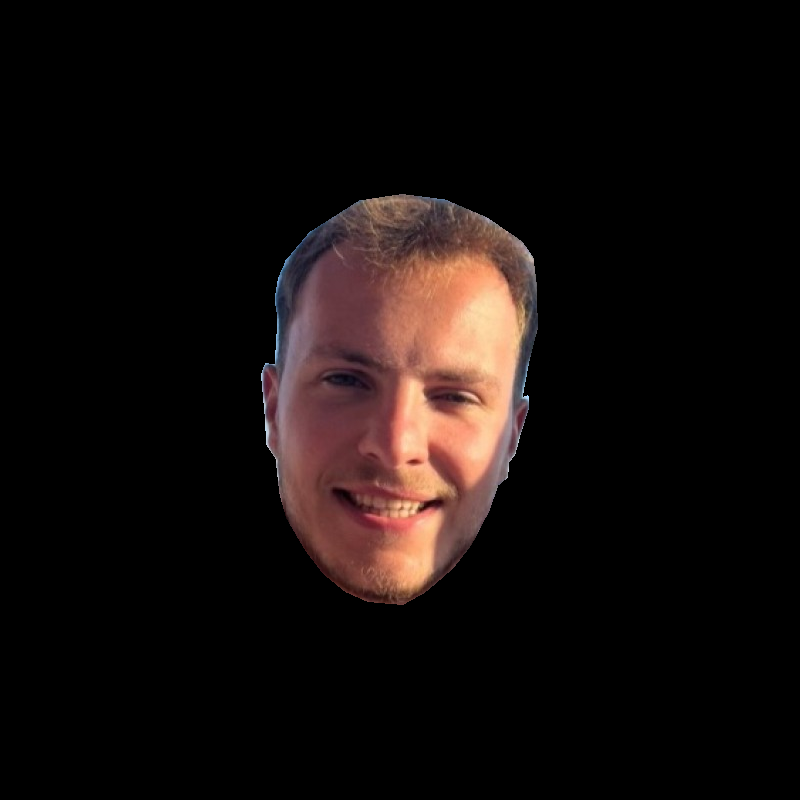
#> input picture src/face-detector/assets/quentin.png, 800 x 800 px
$ python -i face_detector.py   (imports and definitions only)
#> lines starting #> are read from the running program, lines starting #| are printed output that depends on the picture
#> further down, picture is the input picture: shape (800, 800, 3); mean B, G, R 11.8, 13.2, 19.9
#!/usr/bin/env python3
"""
CesIOT – Face Detector + MJPEG Restreamer
Reçoit le flux MJPEG de l'ESP32-CAM, détecte les visages via Haar Cascades,
applique un filtre (flou, etc.) et re-sert un flux MJPEG traité.

Architecture fan-out : UNE seule connexion à l'ESP32-CAM,
re-servie en N flux simultanés pour les clients.

Endpoints :
  /stream/raw          → Flux brut re-servi (pas de traitement)
  /stream/blur         → Floutage des visages (défaut)
  /stream/none         → Alias de raw
  /stream/grayscale    → Noir & Blanc
  /stream/edges        → Contours (Canny)
  /stream/nightvision  → Vert amplifié
  /stream/thermal      → Palette thermique
  /stream/highcontrast → CLAHE
  /health              → {"status":"ok"}
  /filters             → Liste JSON des filtres
"""

import os, cv2, time, threading, socketserver, numpy as np, logging, requests
from http.server import HTTPServer, BaseHTTPRequestHandler
from requests.adapters import HTTPAdapter
from urllib3.util.retry import Retry

# [1 line not run here, left out]


class MJPEGStreamHandler(BaseHTTPRequestHandler):
    """Sert le flux MJPEG filtré aux clients HTTP."""

    # [54 lines left out: functions _get_filter, _send_mjpeg, do_GET, not called in this run]

    def log_message(self, *_):
        pass


class FaceDetector:
    FILTERS = ["raw", "blur", "none", "grayscale", "edges", "nightvision", "thermal", "highcontrast"]

    def __init__(self):
        self.esp32_url = os.getenv("ESP32_CAM_URL", "http://172.20.10.13:81/stream")
        self.http_port = int(os.getenv("HTTP_PORT", "8890"))
        self.skip = int(os.getenv("DETECTION_SKIP", "5"))
        self.w = int(os.getenv("STREAM_WIDTH", "640"))
        self.h = int(os.getenv("STREAM_HEIGHT", "480"))
        self.cascade = None
        self.frame = None
        self.count = 0
        self.faces = []
        self.server = None

    # [9 lines left out: function load_cascade, not called in this run]

    def detect(self, frame):
        gray = cv2.cvtColor(frame, cv2.COLOR_BGR2GRAY)
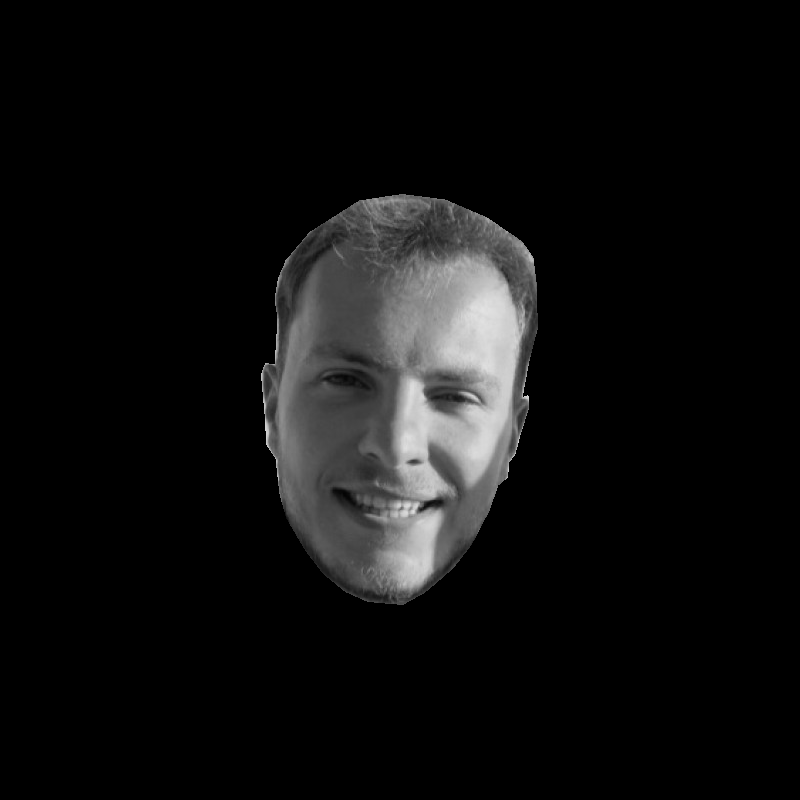
#> gray: shape (800, 800); min 0, max 227, mean 15
        h, w = gray.shape
#> h = 800; w = 800
        s = 3
        small = cv2.resize(gray, (w // s, h // s), interpolation=cv2.INTER_LINEAR)
#> (the run stopped early here; a loop or call above may not have finished)
